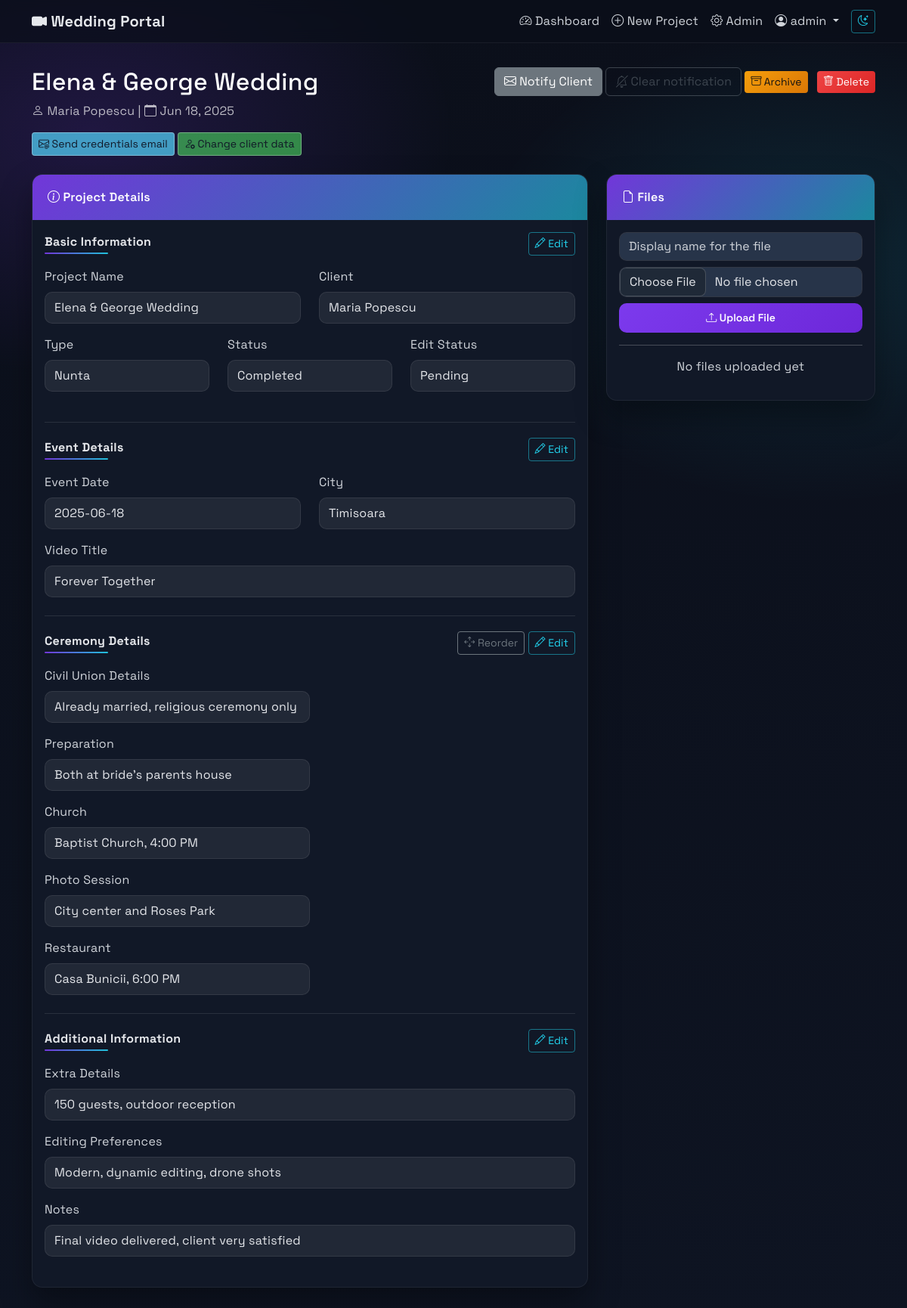
The app's page /projects/3/ (signed in), older data.
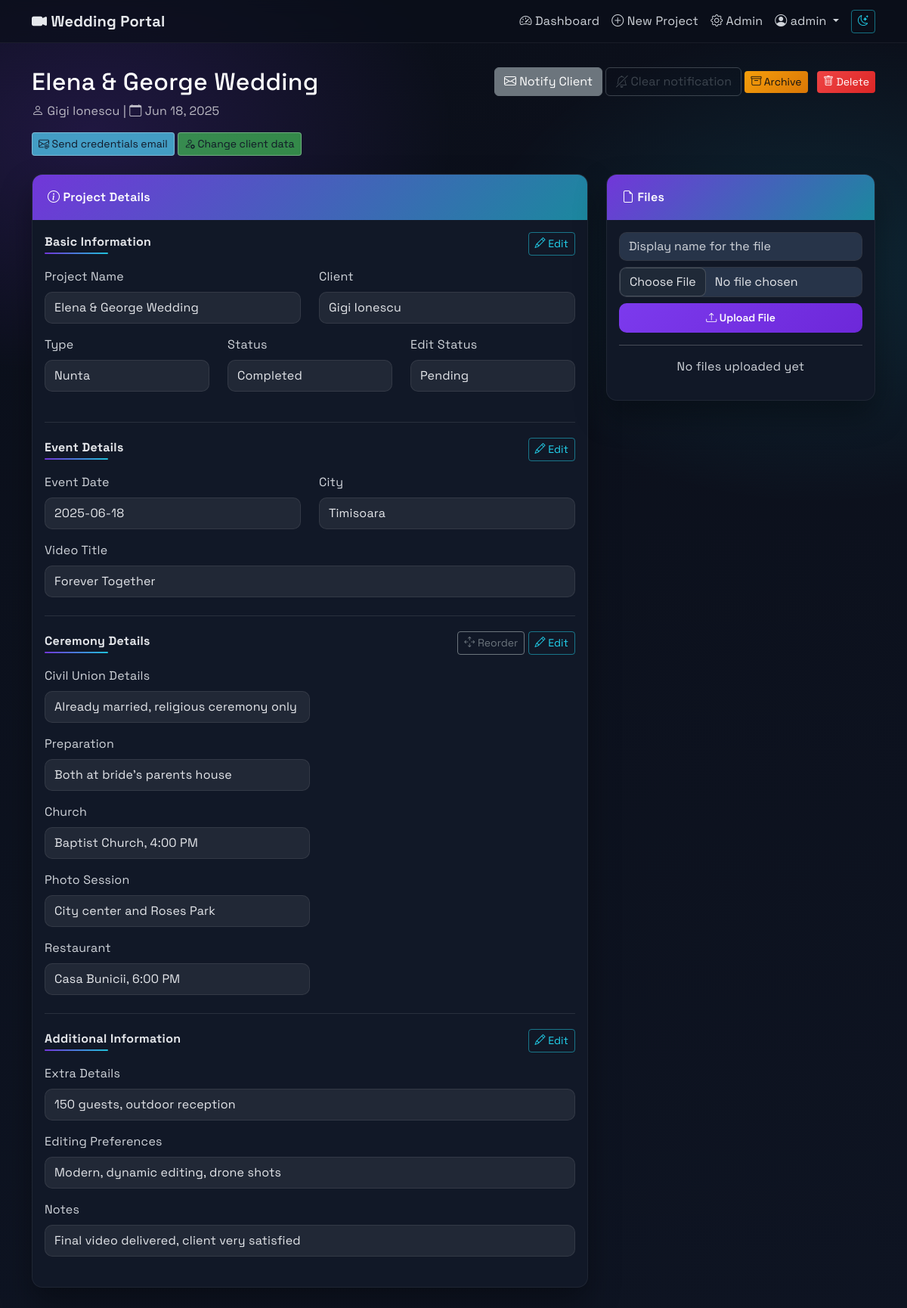
The same page, newer data.
### projects/models.py (models this page shows, shortened)
class Project(models.Model):
    PROJECT_TYPE_CHOICES = [
        ('NUNTA', 'Nunta'),
        ('BOTEZ', 'Botez'),
    ]
    STATUS_CHOICES = [
        ('Planning', 'Planning'),
        ('Filming', 'Filming'),
        ('Editing', 'Editing'),
        ('Completed', 'Completed'),
    ]
    EDIT_STATUS_CHOICES = [
        ('Pending', 'Pending'),
        ('In Progress', 'In Progress'),
        ('Review', 'Review'),
        ('Completed', 'Completed'),
    ]
    name = models.CharField(max_length=255)
    user = models.ForeignKey(User, on_delete=models.CASCADE, related_name='projects')
    client_name = models.CharField(max_length=255, blank=True, null=True)
    client_email = models.EmailField(blank=True, null=True)
    status = models.CharField(max_length=50, choices=STATUS_CHOICES, default='Planning')
    edit_status = models.CharField(max_length=50, choices=EDIT_STATUS_CHOICES, default='Pending')
    notes = models.TextField(blank=True, null=True)
    is_archived = models.BooleanField(default=False)
    event_date = models.DateTimeField()
    type = models.CharField(max_length=10, choices=PROJECT_TYPE_CHOICES)
    title_video = models.CharField(max_length=255, blank=True, null=True)
    city = models.CharField(max_length=100, blank=True, null=True)
    civil_union_details = models.TextField(blank=True, null=True)
    prep = models.TextField(blank=True, null=True)
    church = models.TextField(blank=True, null=True)
    session = models.TextField(blank=True, null=True)
    restaurant = models.TextField(blank=True, null=True)
    details_extra = models.TextField(blank=True, null=True)
    editing_preferences = models.TextField(blank=True, null=True)
    ceremony_field_order = models.JSONField(
        default=dict,
        blank=True,
        help_text="Custom order for ceremony detail fields"
    )
    admin_notified_of_changes = models.BooleanField(default=False)
    last_client_notification_date = models.DateTimeField(blank=True, null=True)
    has_unsent_changes = models.BooleanField(default=False)
    created_at = models.DateTimeField(auto_now_add=True)
    updated_at = models.DateTimeField(auto_now=True)
    class Meta:
        ordering = ['-created_at']
    def get_ceremony_fields_ordered(self):
        default_order = [
            {'field': 'civil_union_details', 'label': 'Civil Union Details', 'rows': 3},
            {'field': 'prep', 'label': 'Preparation', 'rows': 2},
            {'field': 'church', 'label': 'Church', 'rows': 2},
            {'field': 'session', 'label': 'Photo Session', 'rows': 2},
            {'field': 'restaurant', 'label': 'Restaurant', 'rows': 2}
        ]
        if not self.ceremony_field_order:
            return default_order

class User(AbstractUser):
    ROLE_CHOICES = [
        ('ADMIN', 'Admin'),
        ('CLIENT', 'Client'),
    ]
    role = models.CharField(max_length=10, choices=ROLE_CHOICES, default='CLIENT')
    def is_admin(self):
        return self.role == 'ADMIN'

### projects/views.py (the view)
# urls.py: path('<int:pk>/', views.project_detail, name='project_detail'),
@login_required
def project_detail(request, pk):
    project = get_object_or_404(Project, pk=pk)
    if not request.user.is_admin() and project.user != request.user:
        messages.error(request, 'You do not have permission to view this project.')
        return redirect('dashboard')
    if request.method == 'POST':
        if 'update_project' in request.POST:
            form = ProjectDetailForm(request.POST, instance=project)
            if form.is_valid():
                if request.user.is_client():
                    for field in form.changed_data:
                        old_value = str(getattr(project, field))
                        new_value = str(form.cleaned_data[field])
                        ProjectModification.objects.create(
                            project=project,
                            field_name=field,
                            old_value=old_value,
                            new_value=new_value,
                            created_by=request.user,
                            status='PENDING' if not request.user.is_admin() else 'AUTO_APPLIED'
                        )
                    if form.changed_data:
                        project.admin_notified_of_changes = True
                        messages.info(request, 'Your changes have been submitted for admin approval.')
                if request.user.is_admin():
                    form.save()
                    messages.success(request, 'Project updated successfully.')
                return redirect('project_detail', pk=project.pk)
        elif 'upload_file' in request.POST:
            file_form = FileUploadForm(request.POST, request.FILES)
            if file_form.is_valid():
                file = file_form.save(commit=False)
                file.project = project
                file.uploaded_by = request.user
                file.size_bytes = request.FILES['file'].size
                file.save()
                messages.success(request, 'File uploaded successfully.')
                return redirect('project_detail', pk=project.pk)
    else:
        form = ProjectDetailForm(instance=project)
        file_form = FileUploadForm()
    files = project.files.all()
    modifications = project.modifications.filter(status='PENDING') if request.user.is_admin() else None
    ceremony_fields = project.get_ceremony_fields_ordered()
    context = {
        'project': project,
        'form': form,
        'file_form': file_form,
        'files': files,
        'modifications': modifications,
        'is_admin': request.user.is_admin(),
        'ceremony_fields': ceremony_fields,
    }
    return render(request, 'project_detail.html', context)

### projects/forms.py
class FileUploadForm(forms.ModelForm):
    class Meta:
        model = File
        fields = ['display_name', 'file']
        widgets = {
            'display_name': forms.TextInput(attrs={
                'class': 'form-control',
                'placeholder': 'Display name for the file'
            }),
            'file': forms.FileInput(attrs={'class': 'form-control'}),
        }

### projects/templatetags/project_filters.py (called while the page is built)
@register.filter
def attr(obj, attr_name):
    try:
        return getattr(obj, attr_name)
    except AttributeError:
        return None

### templates/project_detail.html (shortened to what the changed rows need)
{% extends 'base.html' %}
{% load project_filters %}
{% block content %}
<div class="row mb-4">
    <div class="col">
        <h2 class="text-white">{{ project.name }}</h2>
        <p class="text-white-50">
            <i class="bi bi-person"></i> {{ project.client_name|default:project.user.get_full_name|default:project.user.username }}
            | <i class="bi bi-calendar"></i> {{ project.event_date|date:"M d, Y" }}
        </p>
        {% if is_admin %}
        <div class="mt-2">
            <button class="btn btn-light btn-sm js-send-credentials" data-project-id="{{ project.pk }}" style="background-color: rgba(85, 215, 255, 0.7); border: 1px solid rgba(255, 255, 255, 0.3);">
            </button>
            <button class="btn btn-light btn-sm js-change-client" data-project-id="{{ project.pk }}" style="background-color: rgba(85, 255, 105, 0.5); border: 1px solid rgba(255, 255, 255, 0.3);">
            </button>
        </div>
        {% endif %}
    </div>
</div>
<div class="row">
    <div class="col-lg-8">
        <div class="card mb-4">
            <div class="card-body">
                <div class="editable-section mb-4" data-section="basic">
                    <div class="row">
                        <div class="col-md-6 mb-3">
                            <div class="view-mode">
                                <p class="form-control-plaintext">{{ project.name }}</p>
                            </div>
                        </div>
                        <div class="col-md-6 mb-3">
                            <div class="view-mode">
                                <p class="form-control-plaintext">{{ project.client_name|default:project.user.get_full_name|default:project.user.username }}</p>
                            </div>
                        </div>
                    </div>
                    <div class="row">
                        <div class="col-md-4 mb-3">
                            <div class="view-mode">
                                <p class="form-control-plaintext">{{ project.get_type_display }}</p>
                            </div>
                        </div>
                        <div class="col-md-4 mb-3">
                            <div class="view-mode">
                                <p class="form-control-plaintext">{{ project.get_status_display }}</p>
                            </div>
                        </div>
                        <div class="col-md-4 mb-3">
                            <div class="view-mode">
                                <p class="form-control-plaintext">{{ project.get_edit_status_display }}</p>
                            </div>
                        </div>
                    </div>
                </div>
                <div class="editable-section mb-4" data-section="event">
                    <div class="row">
                        <div class="col-md-6 mb-3">
                            <div class="view-mode">
                                <p class="form-control-plaintext">{{ project.event_date|date:"Y-m-d" }}</p>
                            </div>
                        </div>
                        <div class="col-md-6 mb-3">
                            <div class="view-mode">
                                <p class="form-control-plaintext">{{ project.city|default:"Not specified" }}</p>
                            </div>
                        </div>
                    </div>
                    <div class="mb-3">
                        <div class="view-mode">
                            <p class="form-control-plaintext">{{ project.title_video|default:"Not specified" }}</p>
                        </div>
                    </div>
                </div>
                <div class="editable-section mb-4" data-section="ceremony">
                    <div id="ceremony-fields-container" class="ceremony-fields">
                        {% for field_info in ceremony_fields %}
                        <div class="ceremony-field-item mb-3" data-field-name="{{ field_info.field }}">
                            <div class="field-content col-md-6 d-inline-block">
                                <label class="form-label">{{ field_info.label }}</label>
                                <div class="view-mode">
                                    <p class="form-control-plaintext">{{ project|attr:field_info.field|default:"Not specified" }}</p>
                                </div>
                            </div>
                        </div>
                        {% endfor %}
                    </div>
                </div>
                <div class="editable-section mb-4" data-section="additional">
                    <div class="mb-3">
                        <div class="view-mode">
                            <p class="form-control-plaintext">{{ project.details_extra|default:"Not specified" }}</p>
                        </div>
                    </div>
                    <div class="mb-3">
                        <div class="view-mode">
                            <p class="form-control-plaintext">{{ project.editing_preferences|default:"Not specified" }}</p>
                        </div>
                    </div>
                    <div class="mb-3">
                        <div class="view-mode">
                            <p class="form-control-plaintext">{{ project.notes|default:"Not specified" }}</p>
                        </div>
                    </div>
                </div>
            </div>
        </div>
    </div>
</div>
{% endblock %}

Row changes from the older to the newer data that the page shows:
changed Project "Elena & George Wedding": client_name "Maria Popescu" → "Gigi Ionescu"
